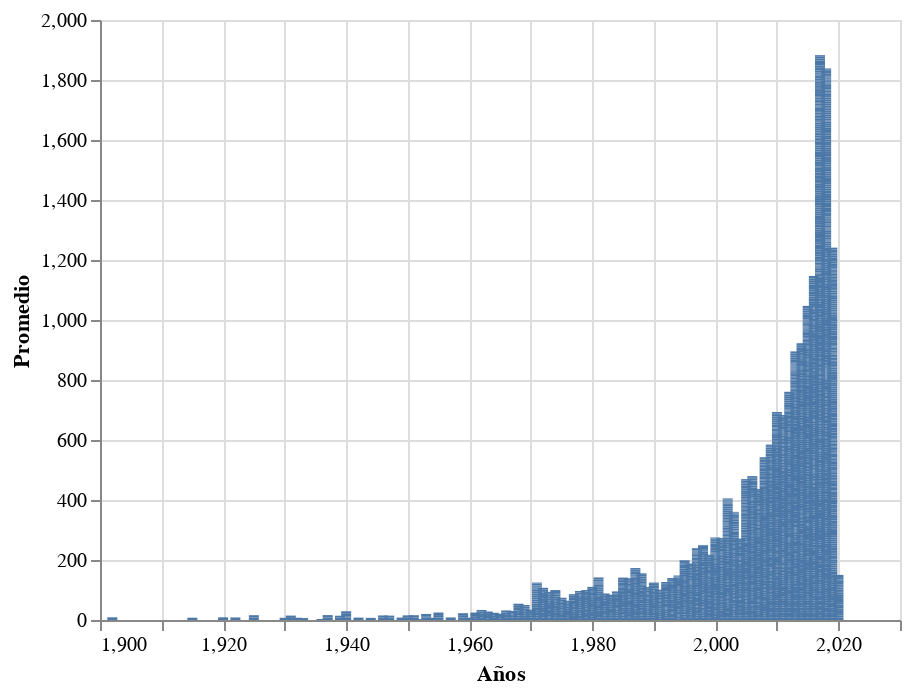

Here is the notebook cell this chart was saved with:
### Code cell
import pandas as pd
import altair as alt

movies = pd.read_csv("datos.csv").dropna()
alt.data_transformers.disable_max_rows()

notas_imdb = movies["IMDb"].tolist()
porcentajes_RT = movies["Rotten Tomatoes"].tolist()

notas_RT = []
for porcentaje in porcentajes_RT:
    nota = int(porcentaje.replace("%",""))/10
    notas_RT.append(nota)

Promedio = []
for nota in notas_imdb:
    Promedio.append((int(nota) + notas_RT[0])/2)
    notas_RT.pop(0)

df_final = pd.DataFrame({"Años":movies["Year"].tolist(), "Promedio":Promedio})

alt.Chart(df_final).mark_bar().encode(x="Años", y="Promedio")

### Figure 1 — Vega-Lite specification as saved in the notebook (floating-point values rounded to 4 significant figures; data arrays with more than 128 entries replaced by an {"elided": "..."} marker saying what was removed)
{"config": {"view": {"continuousWidth": 400, "continuousHeight": 300}}, "data": {"name": "data-637e9d19deca70b11da73c6c48219d03"}, "mark": "bar", "encoding": {"x": {"type": "quantitative", "field": "Años"}, "y": {"type": "quantitative", "field": "Promedio"}}, "$schema": "https://vega.github.io/schema/vega-lite/v4.8.1.json", "datasets": {"data-637e9d19deca70b11da73c6c48219d03": {"elided": "3301 records"}}}
